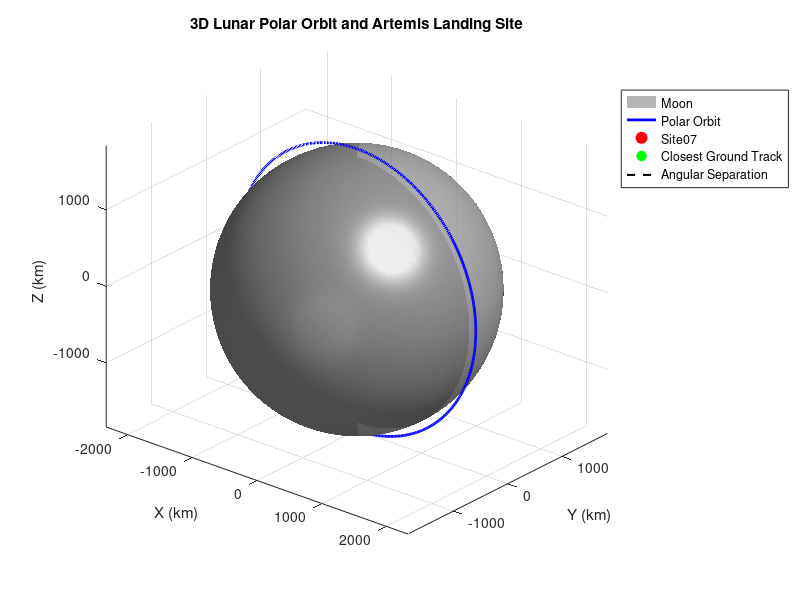

This chart was generated by the following MATLAB code:
clear; clc; close all;

%% Lunar constants
mu = 4902.8;           % km^3/s^2
R = 1737.4;            % km
h_orbit = 100;         % km
r_orbit = R+h_orbit;   % km

%% Initial lunar orbit
inc = 90;              % deg
RAAN = 0;              % deg

v_circ = sqrt(mu/r_orbit);
T_orbit = 2*pi*sqrt(r_orbit^3/mu);

%% Landing site: Site07
site_lat = -88.811008; % deg
site_lon = 123.690068; % deg
h_site = 0.80055;      % km

r_site = R+h_site;

site_xyz = r_site * [ ...
    cosd(site_lat)*cosd(site_lon);
    cosd(site_lat)*sind(site_lon);
    sind(site_lat)];

site_unit = site_xyz/norm(site_xyz);

%% Generate 3D circular orbit
u = linspace(0,360,500);

x = r_orbit*( ...
    cosd(RAAN).*cosd(u) - ...
    sind(RAAN).*sind(u).*cosd(inc));

y = r_orbit*( ...
    sind(RAAN).*cosd(u) + ...
    cosd(RAAN).*sind(u).*cosd(inc));

z = r_orbit*sind(u).*sind(inc);

%% Orbital plane normal
n = [ ...
    sind(inc)*sind(RAAN);
   -sind(inc)*cosd(RAAN);
    cosd(inc)];

n = n/norm(n);

%% Site-to-plane angular separation
delta = asind(abs(dot(n,site_unit)));

%% Illustrative plane-change Delta-V
dv_plane = 2*v_circ*sind(delta/2)*1000;

%% Closest orbital ground-track point
site_projected = site_unit-dot(site_unit,n)*n;
site_projected = site_projected/norm(site_projected);

closest_xyz = R*site_projected;

%% Results
fprintf('3D LUNAR ORBIT ANALYSIS\n\n');

fprintf('Orbit inclination: %.2f deg\n',inc);
fprintf('RAAN: %.2f deg\n',RAAN);
fprintf('Orbital period: %.2f minutes\n',T_orbit/60);
fprintf('Circular velocity: %.2f m/s\n',v_circ*1000);

fprintf('\nLANDING SITE\n');
fprintf('Latitude: %.6f deg\n',site_lat);
fprintf('Longitude: %.6f deg\n',site_lon);

fprintf('\nGEOMETRIC ANALYSIS\n');
fprintf('Site-to-plane angle: %.4f deg\n',delta);
fprintf('Illustrative plane-change Delta-V: %.2f m/s\n',dv_plane);

%% Plot Moon
figure;
hold on;

[X,Y,Z] = sphere(100);

surf(R*X,R*Y,R*Z, ...
    'FaceColor',[0.65 0.65 0.65], ...
    'EdgeColor','none', ...
    'FaceAlpha',0.85);

%% Plot orbit
plot3(x,y,z,'b','LineWidth',2);

%% Plot landing site
plot3(site_xyz(1),site_xyz(2),site_xyz(3), ...
    'ro','MarkerFaceColor','r','MarkerSize',8);

%% Plot closest ground-track point
plot3(closest_xyz(1),closest_xyz(2),closest_xyz(3), ...
    'go','MarkerFaceColor','g','MarkerSize',7);

%% Connect site to closest point
plot3([site_xyz(1) closest_xyz(1)], ...
      [site_xyz(2) closest_xyz(2)], ...
      [site_xyz(3) closest_xyz(3)], ...
      'k--','LineWidth',1.5);

axis equal;
grid on;
xlabel('X (km)');
ylabel('Y (km)');
zlabel('Z (km)');
title('3D Lunar Polar Orbit and Artemis Landing Site');

legend('Moon','Polar Orbit','Site07', ...
    'Closest Ground Track','Angular Separation', ...
    'Location','bestoutside');

view(40,25);
camlight;
lighting gouraud;
